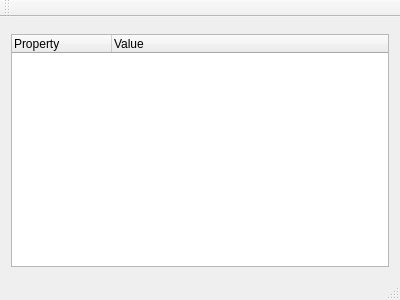
<?xml version="1.0" encoding="UTF-8"?>
<ui version="4.0">
 <class>MainWindow</class>
 <widget class="QMainWindow" name="MainWindow">
  <property name="geometry">
   <rect>
    <x>0</x>
    <y>0</y>
    <width>400</width>
    <height>300</height>
   </rect>
  </property>
  <property name="windowTitle">
   <string>MainWindow</string>
  </property>
  <widget class="QWidget" name="centralWidget">
   <layout class="QVBoxLayout" name="verticalLayout">
    <item>
     <widget class="QWidget" name="widget" native="true"/>
    </item>
    <item>
     <widget class="QTreeWidget" name="recipeDetailsTreeWidget">
      <property name="alternatingRowColors">
       <bool>true</bool>
      </property>
      <property name="autoExpandDelay">
       <number>0</number>
      </property>
      <attribute name="headerHighlightSections">
       <bool>true</bool>
      </attribute>
      <column>
       <property name="text">
        <string>Property</string>
       </property>
      </column>
      <column>
       <property name="text">
        <string>Value</string>
       </property>
      </column>
     </widget>
    </item>
   </layout>
  </widget>
  <widget class="QMenuBar" name="menuBar">
   <property name="geometry">
    <rect>
     <x>0</x>
     <y>0</y>
     <width>400</width>
     <height>21</height>
    </rect>
   </property>
  </widget>
  <widget class="QToolBar" name="mainToolBar">
   <attribute name="toolBarArea">
    <enum>TopToolBarArea</enum>
   </attribute>
   <attribute name="toolBarBreak">
    <bool>false</bool>
   </attribute>
  </widget>
  <widget class="QStatusBar" name="statusBar"/>
 </widget>
 <layoutdefault spacing="6" margin="11"/>
 <resources/>
 <connections/>
</ui>
